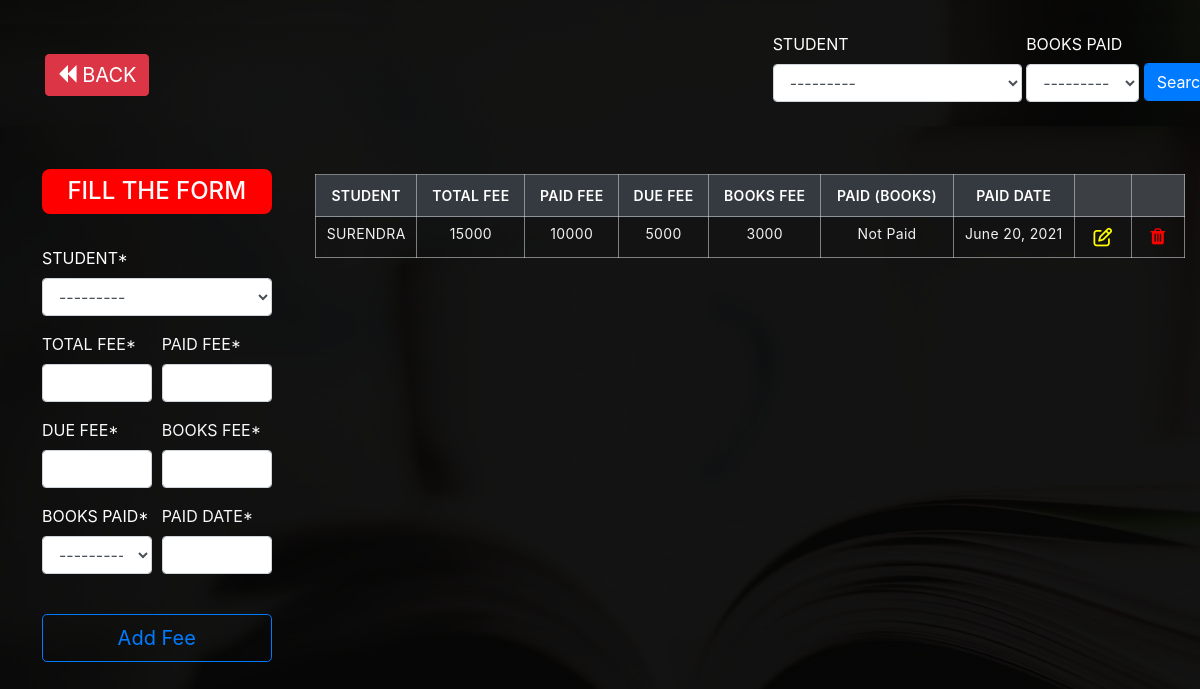
The page /ad/newfee/ (signed in) on the database its author committed.
### admissions/models.py (models this page shows, shortened)
class Fee(models.Model):
    student = models.OneToOneField(Student , on_delete = models.CASCADE, unique=True , verbose_name = "STUDENT")
    total_fee = models.CharField(max_length=30 , null = True , verbose_name = "TOTAL FEE")
    fees_paid = models.CharField(max_length=30 , null = True , verbose_name = "PAID FEE")
    fees_due = models.CharField(max_length=30 , null = True , verbose_name = "DUE FEE")
    books_fee =  models.CharField(max_length=30 , null=True , verbose_name = "BOOKS FEE")
    BOOKS_CHOICES = (
        ('Paid', 'Paid'),
        ('Not Paid', 'Not Paid'),
    )
    books_paid = models.CharField(max_length=10, choices=BOOKS_CHOICES , null = True , verbose_name = "BOOKS PAID")
    paid_date = models.DateField(null = True , verbose_name = "PAID DATE")

class Student(models.Model):
    name = models.CharField(max_length=1000 , verbose_name = "STUDENT FULL NAME" )
    fathername = models.CharField(max_length=1000 , verbose_name = "FATHER NAME")
    CLASSNAME_CHOICES =(
         ('Nursery' , 'Nursery'),
         ('L.K.G' , 'L.K.G'),
         ('U.K.G' , 'U.K.G'),
         ('1ˢᵗ' , '1ˢᵗ'),
         ('2ⁿᵈ' , '2ⁿᵈ'),
         ('3ʳᵈ' , '3ʳᵈ'),
         ('4ᵗʰ' , '4ᵗʰ'),
         ('5ᵗʰ' , '5ᵗʰ'),
         ('6ᵗʰ' , '6ᵗʰ'),
         ('7ᵗʰ' , '7ᵗʰ'),
         ('8ᵗʰ' , '8ᵗʰ'),
         ('9ᵗʰ' , '9ᵗʰ'),
         ('10ᵗʰ' , '10ᵗʰ'),
    )
    classname = models.CharField(max_length=30 , choices=CLASSNAME_CHOICES , verbose_name = "CLASS")
    contact = models.CharField(max_length=30 , verbose_name = "CONTACT")
    email = models.EmailField(null = True , verbose_name = "EMAIL")
    def __str__(self):
        return self.name

### admissions/views.py (the view)
# urls.py: path('newfee/', addfee),
@login_required
def addfee(request):
    if request.method == 'POST':
        form = FeeModelForm(request.POST)
        if form.is_valid():
            form.save()
            form = FeeModelForm()
            return redirect("/ad/newfee/")
        else:
            messages.info(request,'Student fee details already exists !')
            return redirect("/ad/newfee/")
    else:
        form = FeeModelForm()
        result = Fee.objects.all()
        myFilter = FeeFilter(request.GET , queryset=result)
        result = myFilter.qs
    return render(request,'admissions/fee-details.html', {'form':form , 'allfees':result , 'myFilter':myFilter});

### admissions/forms.py
class FeeModelForm(forms.ModelForm):
    class Meta:
        model = Fee
        fields = ['student' , 'total_fee' , 'fees_paid' , 'fees_due' , 'books_fee' , 'books_paid' ,'paid_date']

### templates/admissions/fee-details.html (shortened to what this page needs)
{% load static %}
<html>
<head>
    <link rel="stylesheet" href="{% static "stylesheets/tables.css" %}">
    <link rel="stylesheet" href="https://stackpath.bootstrapcdn.com/bootstrap/4.4.1/css/bootstrap.min.css">
    <link rel="stylesheet" href="path/to/font-awesome/css/font-awesome.min.css">
    <link rel="stylesheet" href="https://cdnjs.cloudflare.com/ajax/libs/font-awesome/4.7.0/css/font-awesome.min.css">
    <link rel="stylesheet" href="https://cdnjs.cloudflare.com/ajax/libs/twitter-bootstrap/4.5.2/css/bootstrap.css">
    <link rel="stylesheet" href="https://cdn.datatables.net/1.10.25/css/dataTables.bootstrap4.min.css">
</head>
<body class="img-fluid base-image" style="background-image:linear-gradient(rgba(0, 0, 0, 0.9),rgba(0, 0, 0, 0.9)),url('{% static "images/index7.jpg" %}')">
    {% load crispy_forms_tags %}
    <br>
    <nav style="background-image:linear-gradient(rgba(0, 0, 0, 0.9),rgba(0, 0, 0, 0.9)),url('{% static "images/index7.jpg" %}')" class="navbar navbar-expand-sm sticky-top navbar-dark">
        <div class="container">
            <a class="navbar-brand btn btn-danger" href="/"><i style="color:white;" class="fa fa-backward fa-sm" aria-hidden="true"></i> BACK</a>
            <div class="" id="navbar1">
                <ul class="navbar-nav ml-auto">
                    <li class="nav-bar search-box-nav active">
                        <form class="search-box" method=" get">
                            <ul>
                                <li>{{myFilter.form.student|as_crispy_field}}</li>
                                <li>{{myFilter.form.books_paid|as_crispy_field}}</li>
                                <li><button style="position:relative; margin-bottom:5px;" class="btn btn-primary form-control" type="submit">Search</button></li>
                            </ul>
                        </form>
                    </li>
                    <li class="nav-item active">
                    </li>
                </ul>
            </div>
        </div>
    </nav>
    <div class="container-fluid">
        <br>
        <div class="row">
            <div class="col-lg-3 col-sm-3 col-md-3 ">
                <form class="text-light adm-form" method="POST">
                    <h4 style="border-radius:8px;background:red;" class="text-center p-2">FILL THE FORM</h4><br>
                    <div class="form-row">
                        <div class="form-group col-md-12 mb-0">
                            {{form.student|as_crispy_field}}
                        </div>
                    </div>
                    <div class="form-row">
                        <div class="form-group col-md-6 mb-0">
                            {{form.total_fee|as_crispy_field}}
                        </div>
                        <div class="form-group col-md-6 mb-0">
                            {{form.fees_paid|as_crispy_field}}
                        </div>
                    </div>
                    <div class="form-row">
                        <div class="form-group col-md-6 mb-0">
                            {{form.fees_due|as_crispy_field}}
                        </div>
                        <div class="form-group col-md-6 mb-0">
                            {{form.books_fee|as_crispy_field}}
                        </div>
                    </div>
                    <div class="form-row">
                        <div style="" class="form-group col-md-6 mb-0">
                            {{form.books_paid|as_crispy_field}}
                        </div>
                        <div class="form-group col-md-6 mb-0">
                            {{form.paid_date|as_crispy_field}}
                        </div>
                    </div>
                    <br>
                    <div class="text-center">
                        <input class="btn btn-outline-primary btn-block btn-lg" type="submit" name="" value="Add Fee">
                    </div>
                </form>
            </div>
            <div class="col-lg-9 col-sm-9"><br>
                <table class="table text-light">
                    <thead>
                        <tr>
                            <th class="text-center bg-dark">STUDENT</th>
                            <th class="text-center bg-dark">TOTAL FEE</th>
                            <th class="text-center bg-dark">PAID FEE</th>
                            <th class="text-center bg-dark">DUE FEE</th>
                            <th class="text-center bg-dark">BOOKS FEE</th>
                            <th class="text-center bg-dark">PAID (BOOKS)</th>
                            <th class="text-center bg-dark">PAID DATE</th>
                            <th></th>
                            <th></th>
                        </tr>
                    </thead>
                    {% for s in allfees %}
                    <tbody>
                        <tr>
                            <td>
                                <center>{{s.student}}</center>
                            </td>
                            <td data-label="TOTAL FEE :">{{s.total_fee}}</td>
                            <td data-label="PAID FEE :">{{s.fees_paid}}</td>
                            <td data-label="DUE FEE :">{{s.fees_due}}</td>
                            <td data-label="BOOKS FEE :">{{s.books_fee}}</td>
                            <td data-label="PAID (BOOKS) :">{{s.books_paid}}</td>
                            <td data-label="PAID DATE :">{{s.paid_date}}</td>
                            <td>
                                <center><a class="btn btn-sm" href="/ad/update-fee/{{s.id}}"><i style="color:yellow;" class="fa fa-edit fa-lg" aria-hidden="true"></i></a></center>
                            </td>
                            <td>
                                <center><a class="btn  btn-sm" href="/ad/delete-fee/{{s.id}}"> <i style="color:red;" class="fa fa-trash fa-lg" aria-hidden="true"></i></a></center>
                            </td>
                        </tr>
                    </tbody>
                    {% endfor %}
                </table>
            </div>
        </div>
    </div>
</body>
</html>

### static/stylesheets/tables.css (style rules this page uses)
* { margin: 0; padding: 0; box-sizing: border-box; }
.table { width: 100%; border-collapse: collapse; }
.table thead { background-color: transparent; }
.table thead tr th { font-size: 14px; font-weight: 600; letter-spacing: 0.35px; color: #FFFFFF; opacity: 1; padding: 12px; vertical-align: top; border: 1px solid #dee2e685; background-color: #3c3f44; }
.table tbody tr td { font-size: 14px; font-weight: normal; letter-spacing: 0.35px; color: #f1f1f1; padding: 8px; text-align: center; border: 1px solid #dee2e685; }
@media (min-width:469px) { #div_id_student label , #div_id_books_paid label { color:white; } }
@media (min-width:469px) { .adm-form { width: 95%; padding-left: 10%; padding-top: 7%; } }
center { text-transform: uppercase; }
.search-box { position: relative; left:35%; }
.search-box ul li { display: inline-block; position: relative; list-style: none; }
.search-box select { position:relative; }
option:first-child { color:red; }

### rows shown on the page
Fee: student "SURENDRA", total_fee "15000", fees_paid "10000", fees_due "5000", books_fee "3000", books_paid "Not Paid", paid_date "June 20, 2021"
